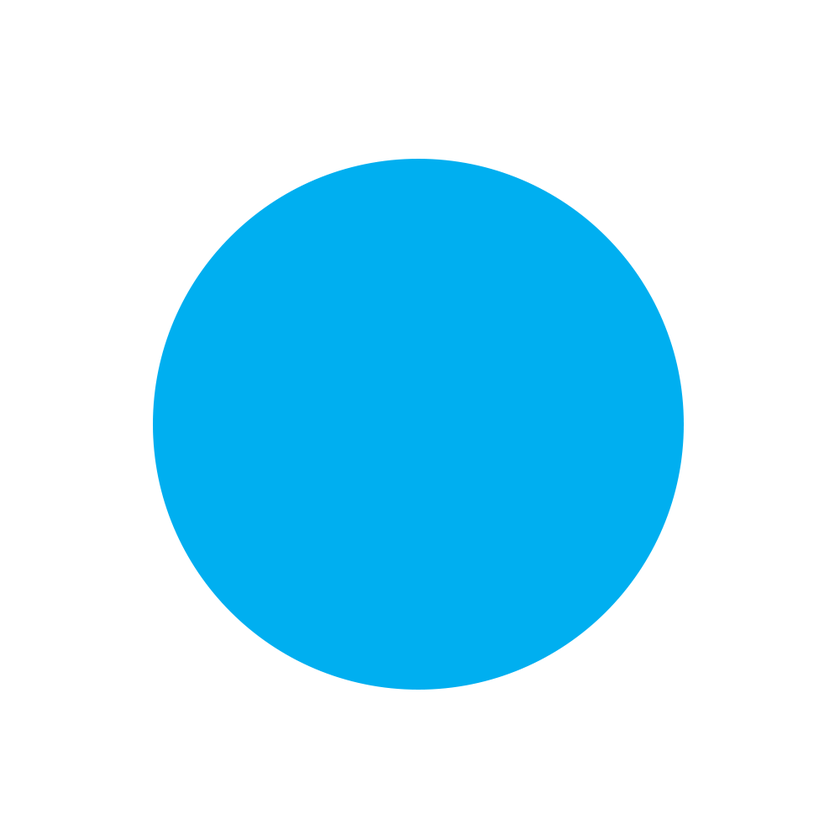
//> input picture cv_assignment_1/circle.png, 840 x 840 px, shrunk from 1000 x 1000 before the run
$ ./moments circle.png   (built with g++ and OpenCV 4)
//> lines starting //> are read from the running program, lines starting //| are printed output that depends on the picture; after the words box and inside, x2 and y2 are one past the last pixel; in counts of white or black regions, pixels touching at a corner belong together
#include <iostream>
#include <opencv2/opencv.hpp>

int main(int argc, char** argv){
	//Your code goes here
	cv::Mat sample = cv::imread("template.png");
//> template.png cannot be read in this run, so this picture is empty
	cv::Mat test = cv::imread(argv[1]);
//> test is the input picture: 840 rows x 840 cols, CV_8UC3; mean B, G, R 250.3, 229.9, 175
	cv::cvtColor(test,test,CV_BGR2GRAY);
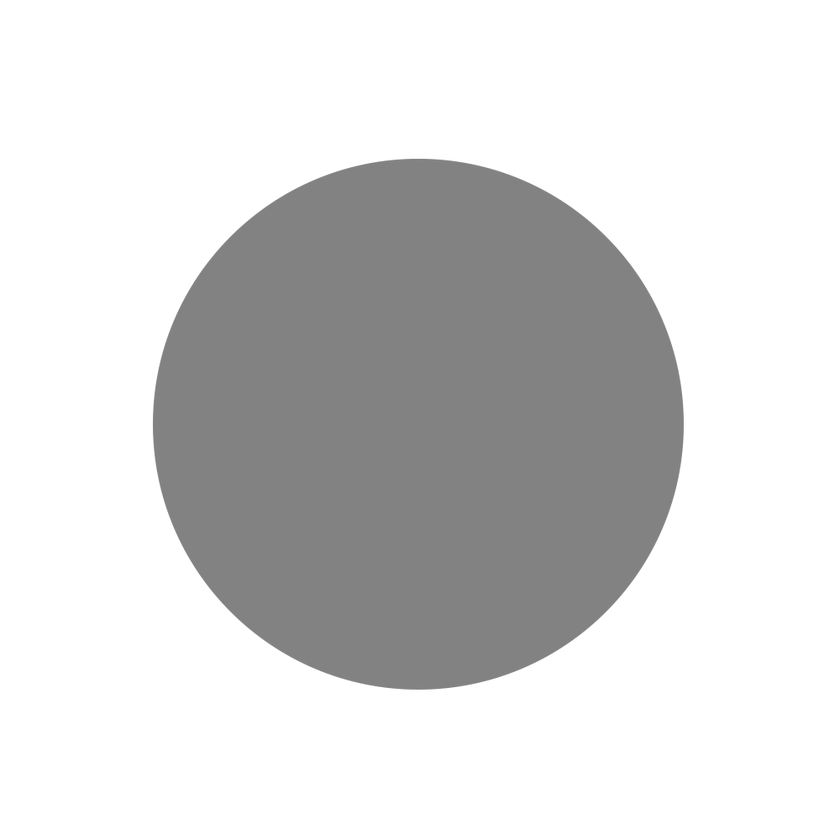
//> test: 840 rows x 840 cols, CV_8UC1; min 126, max 255, mean 215.8
	cv::threshold(test, test, 150, 255, CV_THRESH_BINARY_INV);
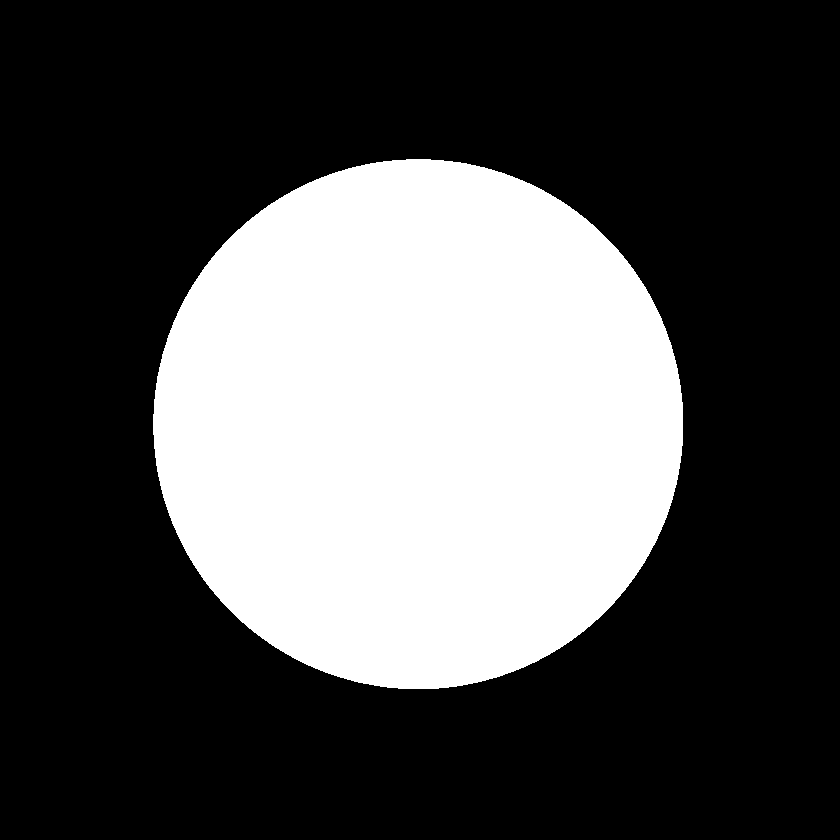
//> test: 840 rows x 840 cols, CV_8UC1; 31.3% white; 1 white region, box (x1, y1, x2, y2) and area: (153, 159, 683, 689) 220759

	//Calculating moments for a circle
	cv::Mat sample_thresh =  cv::Mat::zeros(sample.size(),CV_8UC1);
//> (the run ends here: the program stops with an error, at `cv::inRange(sample,cv::Scalar(200,0,0), cv::Scalar(255,10,10), sample_..`)
